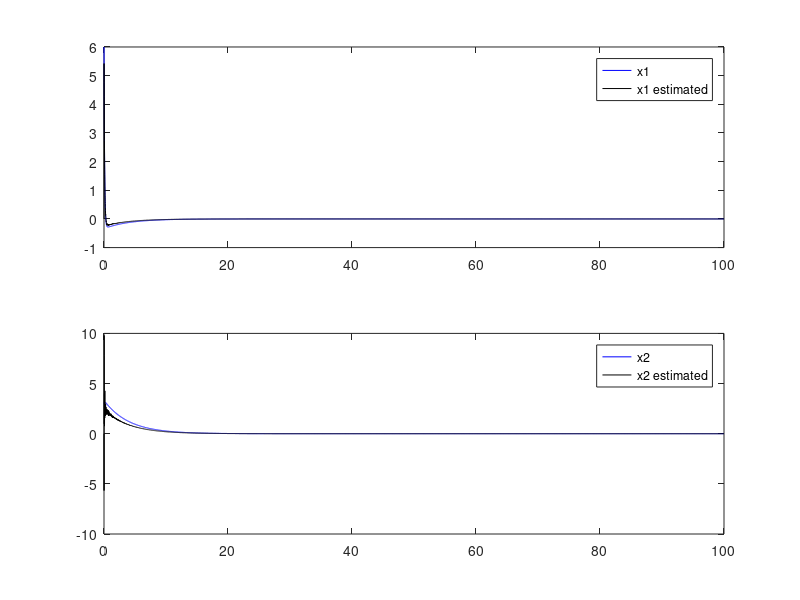

Write the MATLAB code that produced this figure.
clear
close all
%% Modelo corazón

Rc = 10; L = 1; Rp = 5; C = 2;

A = [[-Rc/L, -1/L]; [1/C, -1/Rp]];
B = [1/L; 0];
C = [0 1];
D = 0;

Ts=0.01;
%%Discretización de modelo
Ad=eye(2)+Ts*A;
Bd=Ts*B;
%%Inicialización de variables
t=0:Ts:100;
x=zeros([2,length(t)]);
y=zeros([1,length(t)]);
u=0;
x(:,1)=[6,3]';
w=5e-7;
v=10;
%%Inicialización de filtro de Kalman
Q = [w,w]*[w,w]';
R = v^2;
P = 1e2*eye(2);
alpha = 0.1;

x_pred=zeros([2,length(t)]);
x_est=zeros([2,length(t)]);
y_pred=zeros([1,length(t)]);

x_pred(:,1)=[6,2.1]';
%%Simulación del modelo
for k=2:length(t)

    x(:,k)=Ad*x(:,k-1)+Bd*u+w*randn([2,1]);
    y(k)=C*x(:,k)+v*randn;

    x_pred(:,k)=Ad*x_pred(:,k-1)+Bd*u;
    y_pred(k)=C*x_pred(:,k);

    P_pred=Ad*P*Ad'+Q;
    P_y=C*P_pred*C'+R;
    P_xy=P_pred*C';

    L=P_xy/P_y;
    x_est(:,k)=x_pred(:,k)+L*(y(k)-y_pred(k));
    P=P_pred-L*P_y*L';
end

subplot(2,1,1)
plot(t,x(1,:),'b')
%hold on
%plot(t,y,'r')
hold on
plot(t,x_est(1,:),'k')
legend('x1','x1 estimated')
subplot(2,1,2)
plot(t,x(2,:),'b')
hold on
plot(t,x_est(2,:),'k')
legend('x2','x2 estimated')
